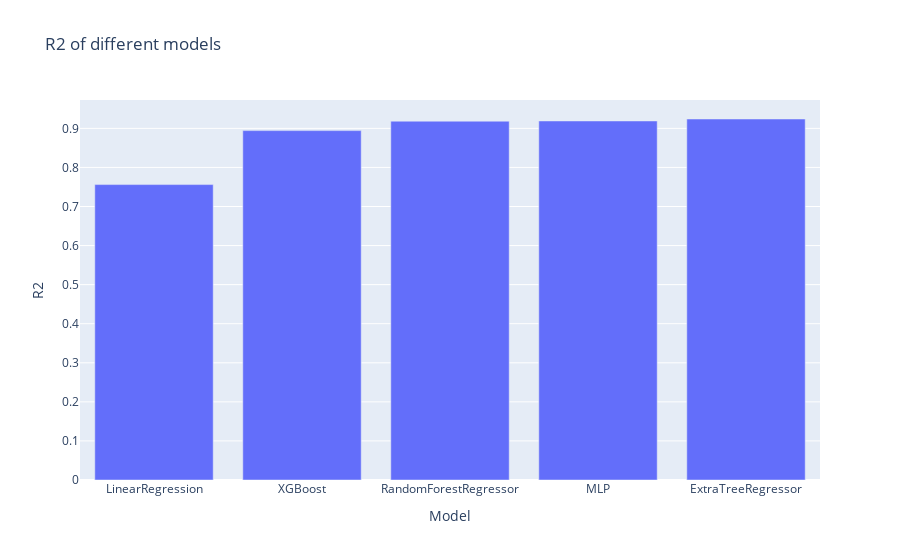

The notebook cell saved with this chart:
### Code cell
#create barplot with plotly
!pip install plotly
import plotly.express as px

### Figure 1 — Plotly figure (JSON) as saved in the notebook; plotly's stock layout.template omitted (floating-point values rounded to 4 significant figures)
{"data": [{"alignmentgroup": "True", "hovertemplate": "Model=%{x}<br>R2=%{y}<extra></extra>", "legendgroup": "", "marker": {"color": "#636efa", "pattern": {"shape": ""}}, "name": "", "offsetgroup": "", "orientation": "v", "showlegend": false, "textposition": "auto", "type": "bar", "x": ["LinearRegression", "XGBoost", "RandomForestRegressor", "MLP", "ExtraTreeRegressor"], "xaxis": "x", "y": [0.7561, 0.8942, 0.9184, 0.9189, 0.9239], "yaxis": "y"}], "layout": {"barmode": "relative", "legend": {"tracegroupgap": 0}, "title": {"text": "R2 of different models"}, "xaxis": {"anchor": "y", "domain": [0, 1], "title": {"text": "Model"}}, "yaxis": {"anchor": "x", "domain": [0, 1], "title": {"text": "R2"}}}}
